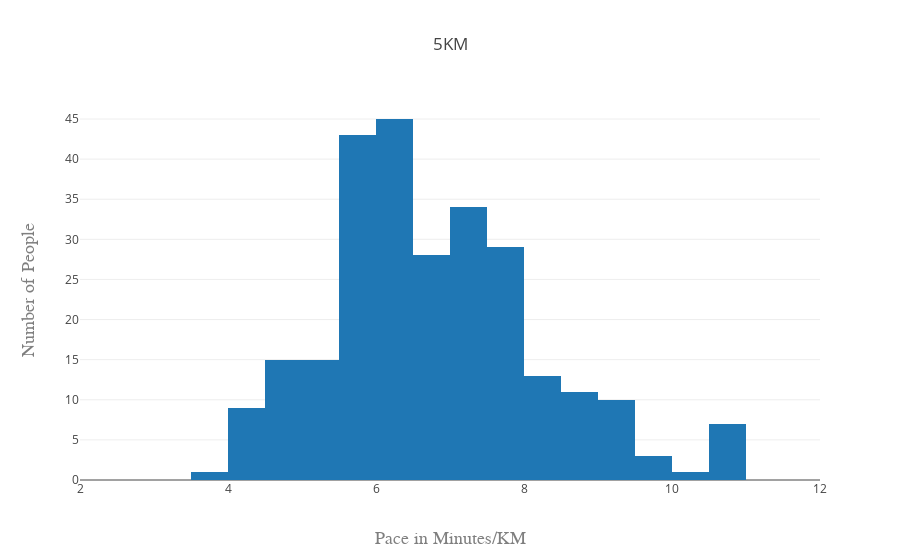
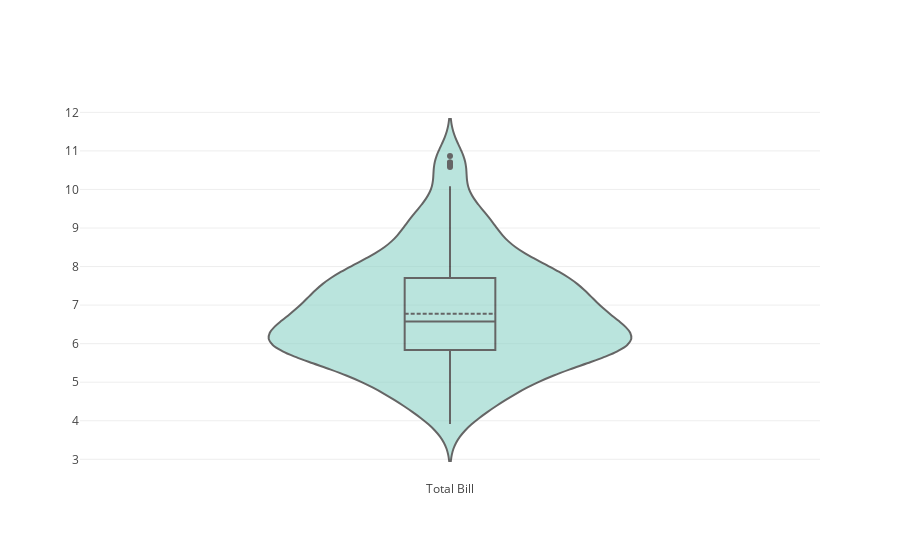
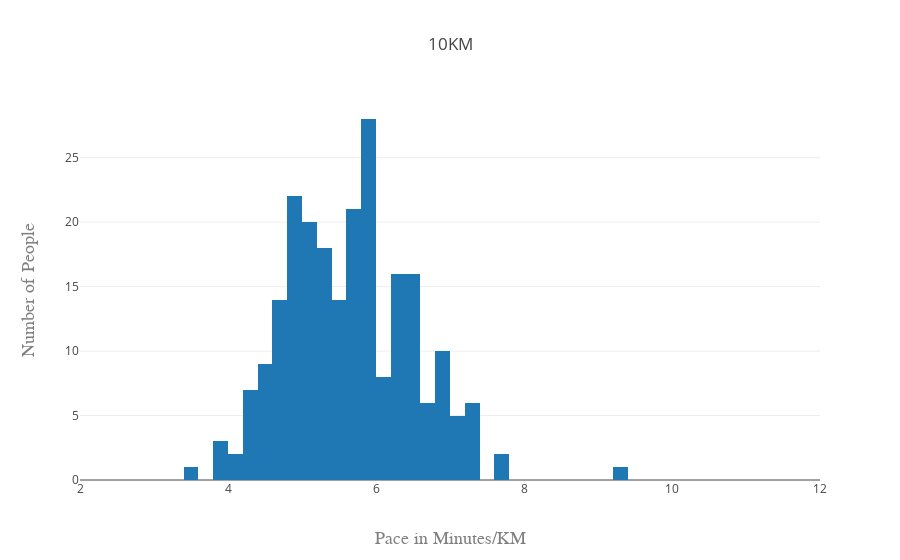
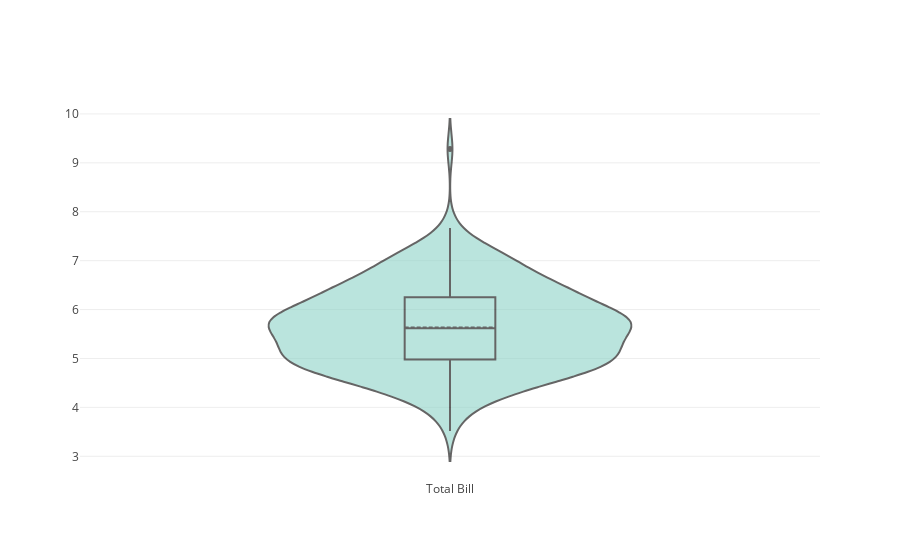

These figures' notebook cell, in order:
### Code cell
races = [five, ten, half]
races_str = ["5KM", "10KM", "21KM"]

for race, race_str in zip(races, races_str):
    new = race["pace_km"].str.split(":", n = 1, expand = True)
    new.columns = ["m", "s"]
    new.s = pd.to_numeric(new.s)
    new.m = pd.to_numeric(new.m)
    race["pace_s"] = new.m * 60 + new.s
    race["pace_m"] = race.pace_s / 60.0
    data = [go.Histogram(x=race["pace_m"])]
    layout = go.Layout(
        autosize=True,
#         width=700,
#         height=300,
        title=race_str,
            xaxis=dict(
                range=[2, 12],
                title='Pace in Minutes/KM',
                titlefont=dict(
                    family='Courier New, monospace',
                    size=18,
                    color='#7f7f7f'
                )
            ),
            yaxis=dict(
                title='Number of People',
                titlefont=dict(
                    family='Courier New, monospace',
                    size=18,
                    color='#7f7f7f'
                )
            )
        )
    fig = go.Figure(data=data, layout=layout)
    offline.iplot(fig)
    
    fig2 = {
        "data": [{
            "type": 'violin',
            "y": race["pace_m"],
            "box": {
                "visible": True
            },
            "line": {
                "color": 'black'
            },
            "meanline": {
                "visible": True
            },
            "fillcolor": '#8dd3c7',
            "opacity": 0.6,
            "x0": 'Total Bill'
        }],
        "layout" : {
            "title": "",
            "yaxis": {
                "zeroline": False,
            }
        }
    }

    offline.iplot(fig2, validate = False)
    
#     break
#     print(f'For the {race_str} race the average pace was \nMean:{round(race["pace_m"].mean(), 2)} min/km \t Median: {round(race["pace_m"].median(), 2)} min/km\n')

# print("i'm done")

### Figure 1 — Plotly figure (JSON) as saved in the notebook; plotly's stock layout.template omitted (floating-point values rounded to 4 significant figures; data arrays with more than 128 entries replaced by an {"elided": "..."} marker saying what was removed)
{"data": [{"type": "histogram", "uid": "7727f76d-9756-4f76-b13f-c5c246e747e6", "x": {"elided": "264 float values"}}], "layout": {"autosize": true, "title": {"text": "5KM"}, "xaxis": {"range": [2, 12], "title": {"font": {"color": "#7f7f7f", "family": "Courier New, monospace", "size": 18}, "text": "Pace in Minutes/KM"}, "type": "linear"}, "yaxis": {"autorange": true, "range": [0, 47.37], "title": {"font": {"color": "#7f7f7f", "family": "Courier New, monospace", "size": 18}, "text": "Number of People"}}}}

### Figure 2 — Plotly figure (JSON) as saved in the notebook; plotly's stock layout.template omitted (floating-point values rounded to 4 significant figures; data arrays with more than 128 entries replaced by an {"elided": "..."} marker saying what was removed)
{"data": [{"box": {"visible": true}, "fillcolor": "#8dd3c7", "line": {"color": "black"}, "meanline": {"visible": true}, "opacity": 0.6, "type": "violin", "x0": "Total Bill", "y": {"elided": "264 float values"}}], "layout": {"autosize": true, "title": {"text": ""}, "xaxis": {"autorange": true, "range": [-0.5, 0.5], "type": "category"}, "yaxis": {"autorange": true, "range": [2.463, 12.32], "type": "linear", "zeroline": false}}}

### Figure 3 — Plotly figure (JSON) as saved in the notebook; plotly's stock layout.template omitted (floating-point values rounded to 4 significant figures; data arrays with more than 128 entries replaced by an {"elided": "..."} marker saying what was removed)
{"data": [{"type": "histogram", "uid": "630ff0f7-9d4e-493a-ba7c-1ff76afaccf2", "x": {"elided": "229 float values"}}], "layout": {"autosize": true, "title": {"text": "10KM"}, "xaxis": {"range": [2, 12], "title": {"font": {"color": "#7f7f7f", "family": "Courier New, monospace", "size": 18}, "text": "Pace in Minutes/KM"}, "type": "linear"}, "yaxis": {"autorange": true, "range": [0, 29.47], "title": {"font": {"color": "#7f7f7f", "family": "Courier New, monospace", "size": 18}, "text": "Number of People"}}}}

### Figure 4 — Plotly figure (JSON) as saved in the notebook; plotly's stock layout.template omitted (floating-point values rounded to 4 significant figures; data arrays with more than 128 entries replaced by an {"elided": "..."} marker saying what was removed)
{"data": [{"box": {"visible": true}, "fillcolor": "#8dd3c7", "line": {"color": "black"}, "meanline": {"visible": true}, "opacity": 0.6, "type": "violin", "x0": "Total Bill", "y": {"elided": "229 float values"}}], "layout": {"autosize": true, "title": {"text": ""}, "xaxis": {"autorange": true, "range": [-0.5, 0.5], "type": "category"}, "yaxis": {"autorange": true, "range": [2.515, 10.28], "type": "linear", "zeroline": false}}}
